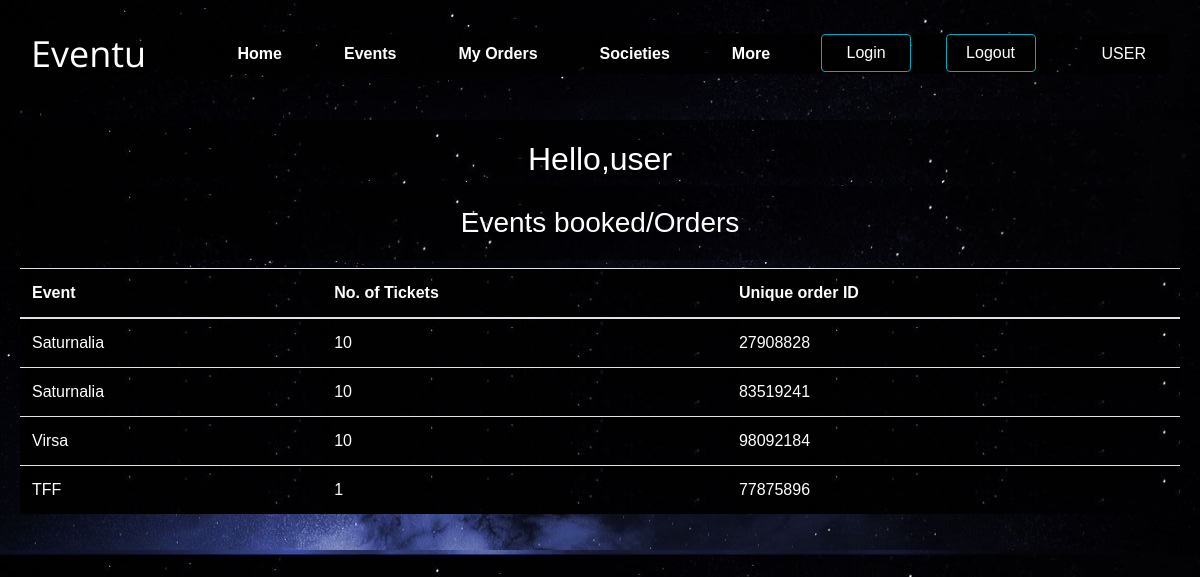
Screenshot of /profile.php (signed in) with the database file from the repository.
### tables this page shows
CREATE TABLE user(
  `userId` int(11) NOT NULL,
  `userName` varchar(255) NOT NULL,
  `password` varchar(255) NOT NULL,
  `status` int(3) DEFAULT NULL
);

CREATE TABLE booked_tickets(
  `order_no` int(11) NOT NULL,
  `event_name` varchar(30) DEFAULT NULL,
  `UniqueId` int(11) DEFAULT NULL,
  `no_of_tickets` int(11) DEFAULT NULL,
  `userId` varchar(50) DEFAULT NULL
);

### profile.php (the view, shortened to what this page needs)
<?php
include 'db.php';
?>
<!DOCTYPE html>
<html>
<head>
  <link rel="stylesheet" href="https://maxcdn.bootstrapcdn.com/bootstrap/4.5.2/css/bootstrap.min.css">
  <link href="css/style.css" rel="stylesheet">
</head>
<body>
  <?php
    include 'header.php';
    $userId=$_SESSION['user'];
    $res=$conn->query("select * from user where userId='$userId';");
		$row=$res->fetch_object();
	?>
	<div class="container">
		<h2 style="text-align:center">
      <?php
      echo "Hello,".$row->userName;
      ?>
    </h2>
    <h3 style="text-align:center">Events booked/Orders</h3>
      <table class="table table-user-information" align=center>
      <thead>
        <tr>
          <th>Event</th>
          <th>No. of Tickets</th>
          <th>Unique order ID</th>
        </tr>
      </thead>
      <tbody>
        <?php
              $tickets=$conn->query("select * from booked_tickets where userId=$userId;");
            while ($tickets_obj=$tickets->fetch_object()) {
            echo "
            <tr>
              <td>".$tickets_obj->event_name."</td>
              <td>".$tickets_obj->no_of_tickets."</td>
              <td>".$tickets_obj->UniqueId."</td>
            </tr>
            ";
            }
        ?>
      </tbody>
    </table>
  </div>
</body>
</html>

### header.php (shortened to what this page needs)
<!DOCTYPE html>
<html>
<head>
    <link rel="stylesheet" href="https://maxcdn.bootstrapcdn.com/bootstrap/4.5.2/css/bootstrap.min.css">
    <link rel="stylesheet" href="css/style.css">
</head>
<body>
<header class="header_section header-background">
    <div class="container-fluid">
        <nav class="navbar navbar-expand-lg custom_nav-container pt-3">
            <a class="navbar-brand" href="index.php">
                <span>
                    Eventu
                </span>
            </a>
            <div class="collapse navbar-collapse" id="navbarSupportedContent">
                <div class="d-flex ml-auto flex-column flex-lg-row align-items-center">
                    <ul class="navbar-nav  ">
                        <li class="nav-item active">
                            <a class="nav-link" href="index.php">Home <span class="sr-only">(current)</span></a>
                        </li>
                        <li class="nav-item active">
                            <a class="nav-link" href="customerPage.php">Events <span class="sr-only">(current)</span></a>
                        </li>
                        <li class="nav-item">
                            <a class="nav-link" href="profile.php"> My Orders </a>
                        </li>
                        <li class="nav-item">
                            <a class="nav-link" href="https://www.thapar.edu/students/pages/student-societies"> Societies </a>
                        </li>
                        <li class="nav-item">
                            <a class="nav-link" href="https://myherupa.com/pages/societies.html"> More </a>
                        </li>
                    </ul>
                    <ul class="navbar-nav ml-auto">
                        <li style="margin-left: auto;">
                            <button id="login_btn" style="display: inline; margin-right: 10px; width:90px;" type="button"
                                    class="btn btn-info btn-round" onclick="openLoginModal();">
                                Login
                            </button>
                            <button id="logout_btn" style="display:inline; width:90px;" type="button" class="btn btn-info btn-round"
                                    onclick="window.location.href='logout.php';">
                                Logout
                            </button>
                        </li>
                        <?php
                        if (!empty($_SESSION['user'])) {
                            $userId = $_SESSION['user'];
                            $res = $conn->query("select * from user where userId='$userId';");
                            $row = $res->fetch_object();
                            echo "<li class='navbar-text' id='username'>" . strtoupper($row->userName) . "</li>";
                        }
                        ?>
                    </ul>
                </div>
            </div>
        </nav>
    </div>
</header>
</body>
</html>

### css/style.css (style rules this page uses)
.header-background { background-size: cover; background-position: center; background-repeat: no-repeat; }
#login_btn, #logout_btn { margin: 0px 20px; }
nav { display: flex; justify-content: space-between; align-items: center; height: 100px; width: 100%; margin: 0; }
header { width: 100%; margin: 0; }
nav ul { list-style: none; padding: 0; display: flex; }
nav ul li { margin: 0 23px; }
nav ul li a { text-decoration: none; color: white; font-weight: 600; }
.container { width: 100%; max-width: 1200px; margin: 0 auto; }
.navbar-brand { font-family: 'Open Sans', sans-serif; font-size: 36px; color: white; text-shadow: 2px 2px 4px #000; transition: color 0.3s; }

### profile.php (style rules this page uses)
* ,body { background-image: url("images/kk.jpg"); }
th,tbody { color: white; }
h2, h3 { color: white; text-align: center; }

### header.php (style rules this page uses)
header { background-color: black; }
body { background-size: cover; background-position: center; color: white; font-family: Arial, sans-serif; margin: 0; }
.container { margin-top: 20px; background-color: rgba(0, 0, 0, 0.7); padding: 20px; border-radius: 10px; }
h3 { text-align: center; padding: 20px 0; }
.navbar { display: flex; justify-content: space-between; align-items: center; height: 100px; width: 100%; margin: 0; }
nav ul { list-style: none; padding: 0; display: flex; margin-left: -15px; }
nav ul li { margin: 0 23px; }
nav ul li a { text-decoration: none; color: white; font-weight: 600; }
.navbar-brand { font-family: 'Open Sans', sans-serif; font-size: 36px; color: white; text-shadow: 2px 2px 4px #000; transition: color 0.3s; }
.navbar-text { color: white !important; }

### rows the page displays
user: userName "USER", userName "user"
booked_tickets: event_name "Saturnalia", no_of_tickets "10", UniqueId "27908828"
booked_tickets: event_name "Saturnalia", no_of_tickets "10", UniqueId "83519241"
booked_tickets: event_name "Virsa", no_of_tickets "10", UniqueId "98092184"
booked_tickets: event_name "TFF", no_of_tickets "1", UniqueId "77875896"
